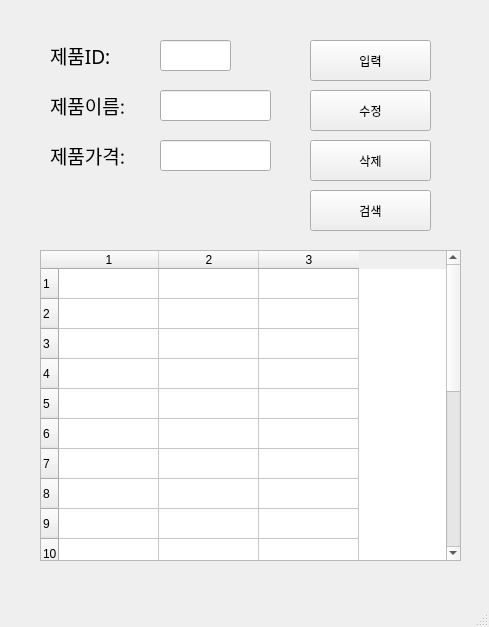
<?xml version="1.0" encoding="UTF-8"?>
<ui version="4.0">
 <class>MainWindow</class>
 <widget class="QMainWindow" name="MainWindow">
  <property name="geometry">
   <rect>
    <x>0</x>
    <y>0</y>
    <width>489</width>
    <height>627</height>
   </rect>
  </property>
  <property name="windowTitle">
   <string>MainWindow</string>
  </property>
  <widget class="QWidget" name="centralwidget">
   <widget class="QLabel" name="label">
    <property name="geometry">
     <rect>
      <x>50</x>
      <y>40</y>
      <width>91</width>
      <height>31</height>
     </rect>
    </property>
    <property name="font">
     <font>
      <family>맑은 고딕</family>
      <pointsize>14</pointsize>
     </font>
    </property>
    <property name="text">
     <string>제품ID:</string>
    </property>
   </widget>
   <widget class="QLabel" name="label_2">
    <property name="geometry">
     <rect>
      <x>50</x>
      <y>90</y>
      <width>101</width>
      <height>31</height>
     </rect>
    </property>
    <property name="font">
     <font>
      <family>맑은 고딕</family>
      <pointsize>14</pointsize>
     </font>
    </property>
    <property name="text">
     <string>제품이름:</string>
    </property>
   </widget>
   <widget class="QLabel" name="label_3">
    <property name="geometry">
     <rect>
      <x>50</x>
      <y>140</y>
      <width>101</width>
      <height>31</height>
     </rect>
    </property>
    <property name="font">
     <font>
      <family>맑은 고딕</family>
      <pointsize>14</pointsize>
     </font>
    </property>
    <property name="text">
     <string>제품가격:</string>
    </property>
   </widget>
   <widget class="QLineEdit" name="prodID">
    <property name="geometry">
     <rect>
      <x>160</x>
      <y>40</y>
      <width>71</width>
      <height>31</height>
     </rect>
    </property>
   </widget>
   <widget class="QLineEdit" name="prodName">
    <property name="geometry">
     <rect>
      <x>160</x>
      <y>90</y>
      <width>111</width>
      <height>31</height>
     </rect>
    </property>
   </widget>
   <widget class="QLineEdit" name="prodPrice">
    <property name="geometry">
     <rect>
      <x>160</x>
      <y>140</y>
      <width>111</width>
      <height>31</height>
     </rect>
    </property>
   </widget>
   <widget class="QPushButton" name="pushButton">
    <property name="geometry">
     <rect>
      <x>310</x>
      <y>40</y>
      <width>121</width>
      <height>41</height>
     </rect>
    </property>
    <property name="text">
     <string>입력</string>
    </property>
   </widget>
   <widget class="QPushButton" name="pushButton_2">
    <property name="geometry">
     <rect>
      <x>310</x>
      <y>90</y>
      <width>121</width>
      <height>41</height>
     </rect>
    </property>
    <property name="text">
     <string>수정</string>
    </property>
   </widget>
   <widget class="QPushButton" name="pushButton_3">
    <property name="geometry">
     <rect>
      <x>310</x>
      <y>140</y>
      <width>121</width>
      <height>41</height>
     </rect>
    </property>
    <property name="text">
     <string>삭제</string>
    </property>
   </widget>
   <widget class="QPushButton" name="pushButton_4">
    <property name="geometry">
     <rect>
      <x>310</x>
      <y>190</y>
      <width>121</width>
      <height>41</height>
     </rect>
    </property>
    <property name="text">
     <string>검색</string>
    </property>
   </widget>
   <widget class="QTableWidget" name="tableWidget">
    <property name="geometry">
     <rect>
      <x>40</x>
      <y>250</y>
      <width>421</width>
      <height>311</height>
     </rect>
    </property>
    <property name="rowCount">
     <number>20</number>
    </property>
    <property name="columnCount">
     <number>3</number>
    </property>
    <row/>
    <row/>
    <row/>
    <row/>
    <row/>
    <row/>
    <row/>
    <row/>
    <row/>
    <row/>
    <row/>
    <row/>
    <row/>
    <row/>
    <row/>
    <row/>
    <row/>
    <row/>
    <row/>
    <row/>
    <column/>
    <column/>
    <column/>
   </widget>
  </widget>
  <widget class="QMenuBar" name="menubar">
   <property name="geometry">
    <rect>
     <x>0</x>
     <y>0</y>
     <width>489</width>
     <height>33</height>
    </rect>
   </property>
  </widget>
  <widget class="QStatusBar" name="statusbar"/>
 </widget>
 <resources/>
 <connections>
  <connection>
   <sender>pushButton</sender>
   <signal>clicked()</signal>
   <receiver>MainWindow</receiver>
   <slot>addProduct()</slot>
   <hints>
    <hint type="sourcelabel">
     <x>372</x>
     <y>89</y>
    </hint>
    <hint type="destinationlabel">
     <x>457</x>
     <y>134</y>
    </hint>
   </hints>
  </connection>
  <connection>
   <sender>pushButton_2</sender>
   <signal>clicked()</signal>
   <receiver>MainWindow</receiver>
   <slot>updateProduct()</slot>
   <hints>
    <hint type="sourcelabel">
     <x>379</x>
     <y>144</y>
    </hint>
    <hint type="destinationlabel">
     <x>491</x>
     <y>185</y>
    </hint>
   </hints>
  </connection>
  <connection>
   <sender>pushButton_4</sender>
   <signal>clicked()</signal>
   <receiver>MainWindow</receiver>
   <slot>getProduct()</slot>
   <hints>
    <hint type="sourcelabel">
     <x>375</x>
     <y>246</y>
    </hint>
    <hint type="destinationlabel">
     <x>483</x>
     <y>274</y>
    </hint>
   </hints>
  </connection>
  <connection>
   <sender>pushButton_3</sender>
   <signal>clicked()</signal>
   <receiver>MainWindow</receiver>
   <slot>removeProduct()</slot>
   <hints>
    <hint type="sourcelabel">
     <x>413</x>
     <y>192</y>
    </hint>
    <hint type="destinationlabel">
     <x>480</x>
     <y>229</y>
    </hint>
   </hints>
  </connection>
 </connections>
 <slots>
  <slot>addProduct()</slot>
  <slot>removeProduct()</slot>
  <slot>updateProduct()</slot>
  <slot>getProduct()</slot>
 </slots>
</ui>
